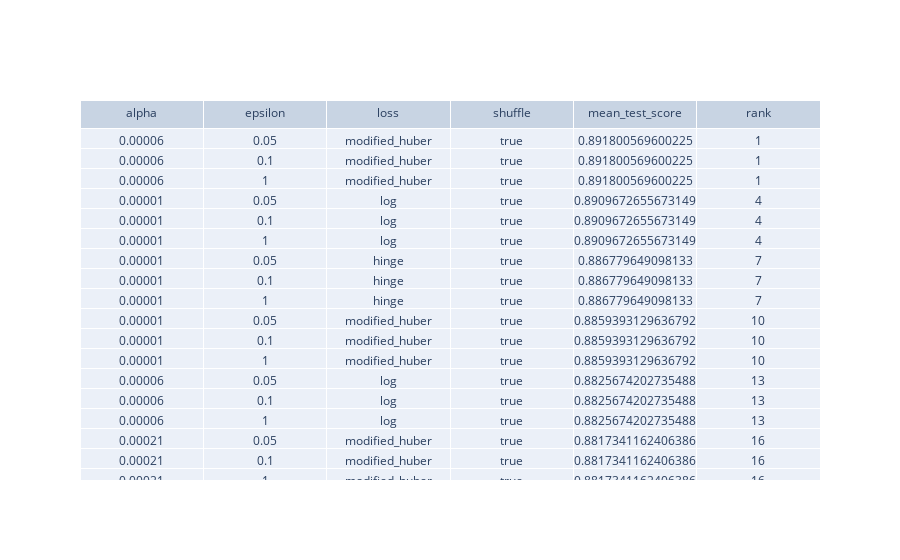

The cell this chart's notebook holds for it:
### Code cell
plot_table_grid(gs, 20)

### Figure 1 — Plotly figure (JSON) as saved in the notebook; plotly's stock layout.template omitted (floating-point values rounded to 4 significant figures)
{"data": [{"cells": {"values": [[6e-05, 6e-05, 6e-05, 1e-05, 1e-05, 1e-05, 1e-05, 1e-05, 1e-05, 1e-05, 1e-05, 1e-05, 6e-05, 6e-05, 6e-05, 0.00021, 0.00021, 0.00021, 0.00011, 0.00011, 0.00011], [0.05, 0.1, 1, 0.05, 0.1, 1, 0.05, 0.1, 1, 0.05, 0.1, 1, 0.05, 0.1, 1, 0.05, 0.1, 1, 0.05, 0.1, 1], ["modified_huber", "modified_huber", "modified_huber", "log", "log", "log", "hinge", "hinge", "hinge", "modified_huber", "modified_huber", "modified_huber", "log", "log", "log", "modified_huber", "modified_huber", "modified_huber", "modified_huber", "modified_huber", "modified_huber"], [true, true, true, true, true, true, true, true, true, true, true, true, true, true, true, true, true, true, true, true, true], [0.8918, 0.8918, 0.8918, 0.891, 0.891, 0.891, 0.8868, 0.8868, 0.8868, 0.8859, 0.8859, 0.8859, 0.8826, 0.8826, 0.8826, 0.8817, 0.8817, 0.8817, 0.8809, 0.8809, 0.8809], [1, 1, 1, 4, 4, 4, 7, 7, 7, 10, 10, 10, 13, 13, 13, 16, 16, 16, 19, 19, 19]]}, "header": {"values": ["alpha", "epsilon", "loss", "shuffle", "mean_test_score", "rank"]}, "type": "table"}], "layout": {}}
